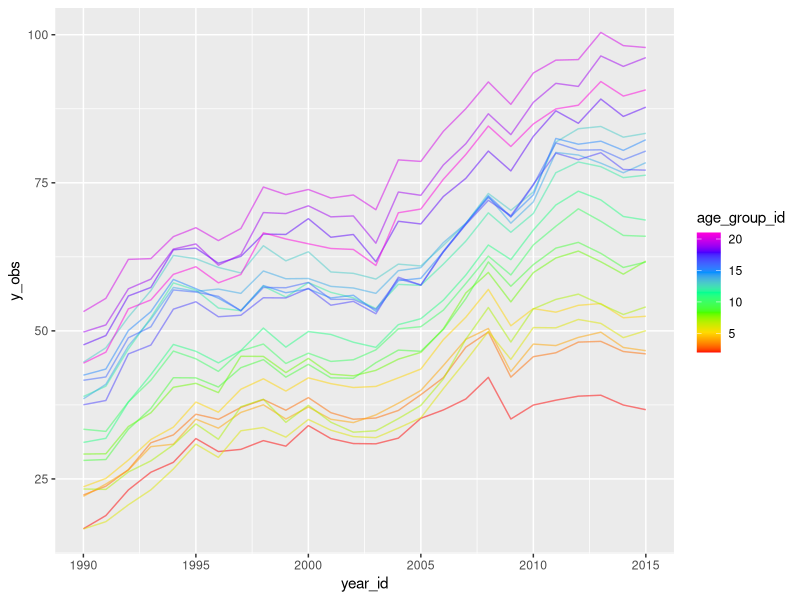
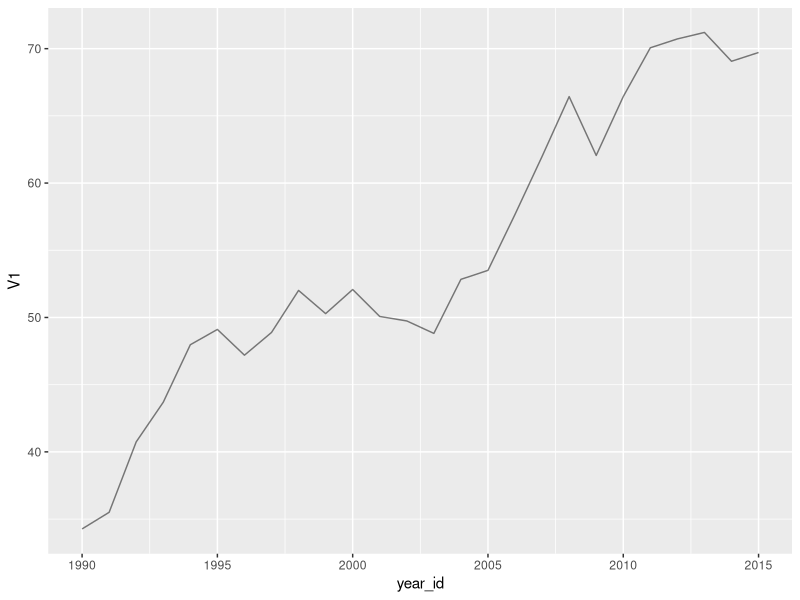
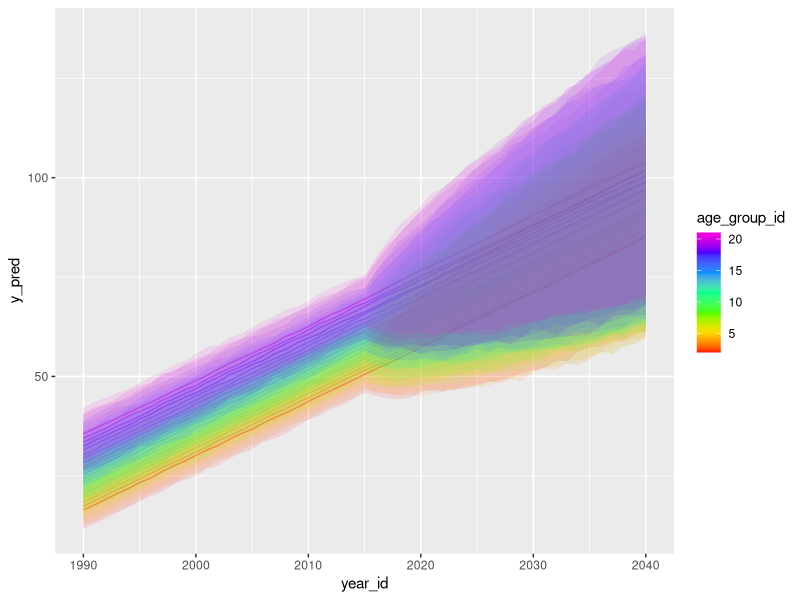
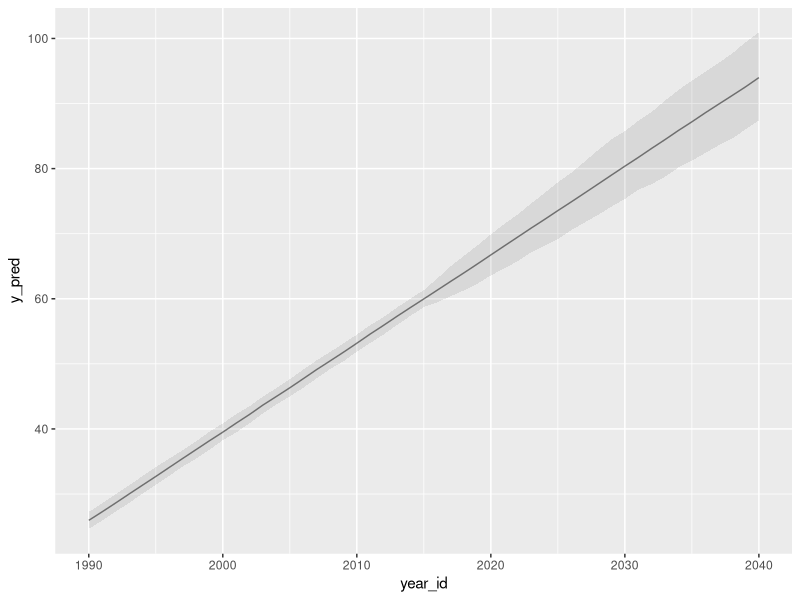
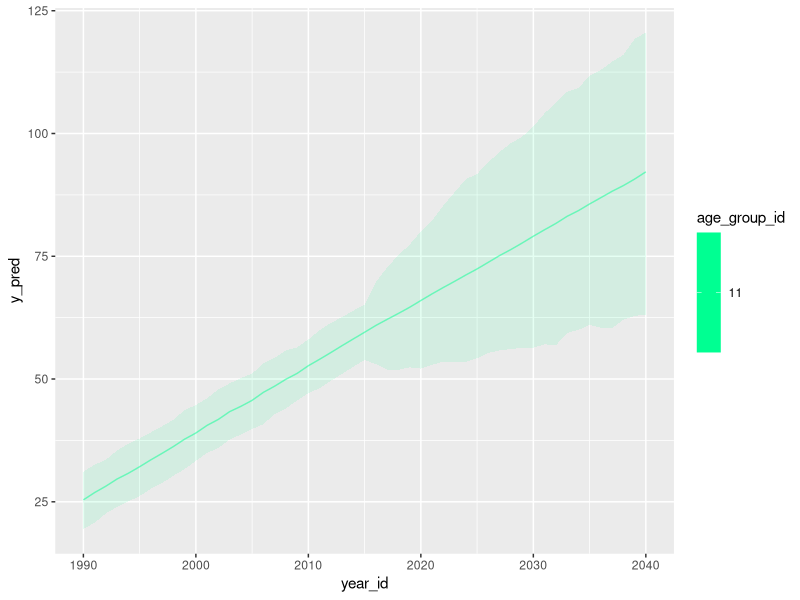
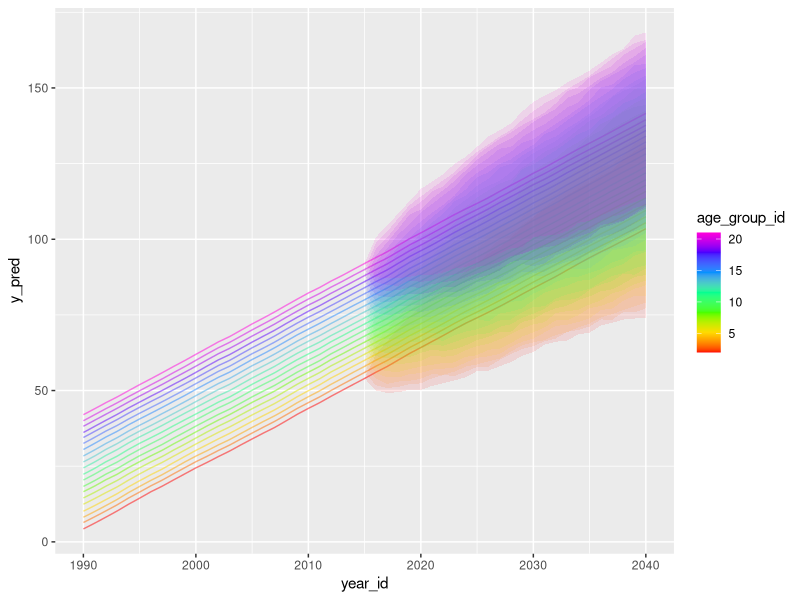
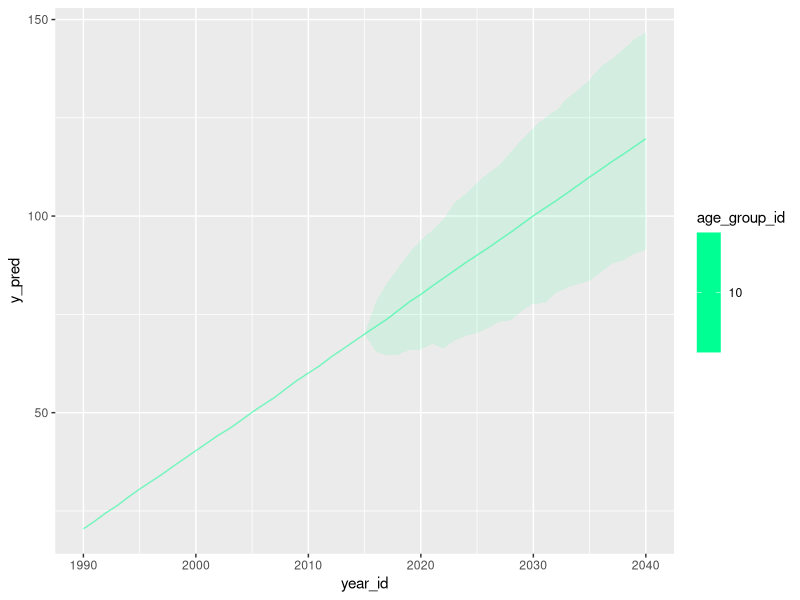
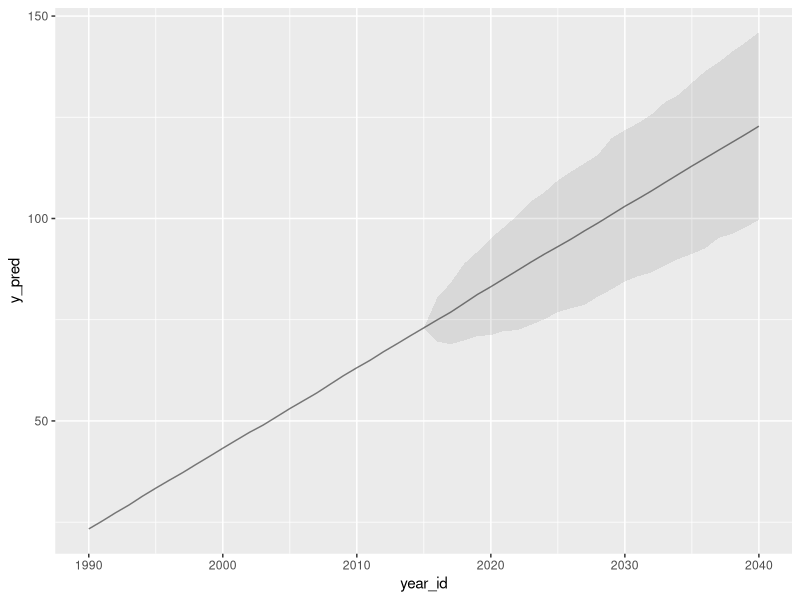

Write R code to recreate these figures, in order.
rm(list=ls())
library(mvtnorm)
library(ggplot2)
library(data.table)
library(dplyr)
set.seed(123)

Q_ar1 <- function(N, sigma, rho){
    Q <- matrix(0, nrow=N, ncol=N)
    Q[1,1] <- 1.
    for(i in 2:N){
        Q[i,i] <- 1 + rho**2
        Q[i-1,i] <- -1 * rho
        Q[i,i-1] <- -1 * rho
    }
    Q[N,N] <- 1.
    (1 / sigma**2) * Q
}

RW <- function(N, sigma, burn_in=1){
    time_series <- rnorm(N, mean=0, sd=sigma)
    for(i in (burn_in + 1):N){
        time_series[i] <- rnorm(1, mean=time_series[i-1], sd=sigma)
    }
    return(time_series)
}

RW_draws <- function(draws, N, sigma, burn_in=1){
    sapply(1:draws, function(x) RW(N, sigma, burn_in))
}

age_group_id <- 2:21 # age groups
time_points <- 1990:2015 # number of time points 
forecasting_time_points <- 1990:2040 # forcasted time series
train_years <- max(time_points)

rho_time <- .98 # correlation over age
rho_age <- .95 # correlation over
sigma_Q <- 1


Q_age <- Q_ar1(length(age_group_id), sigma_Q, rho_age) # precision matrix for age
dimnames(Q_age) <- list(age_group_id, age_group_id)
Q_time <- Q_ar1(length(time_points), sigma_Q, rho_time) # precision matrix for time
dimnames(Q_time) <- list(time_points, time_points)

Q <- kronecker(Q_age, Q_time, make.dimnames=TRUE) # joint precision matrix
df <- as.data.table(expand.grid(year_id=time_points, age_group_id=age_group_id))

B_time <- 2 # beta on time
B_age <- 2 # beta on age
B0 <- -1990 * 2 # intercept

# observe values which have correlated error
df$y_obs <- B0 + B_time * df$year_id + B_age * df$age_group_id + 
    c(rmvnorm(1, sigma=solve(Q)))

# plot age specific
ggplot(df, aes(year_id, y_obs, group=age_group_id, colour=age_group_id)) +
    geom_path(alpha = 0.5) + scale_color_gradientn(colors=rainbow(7))

# plot average across ages
ggplot(df[,mean(y_obs), by=year_id], aes(year_id, V1)) + geom_path(alpha=0.5)

# fit a model
lm1 <- lm(y_obs ~ year_id + age_group_id, data=df)
summary(lm1)

# lets forecast now with a RW on the residuals independent for each age
df$res <- lm1$res
df[, lag.res:=c(NA, res[-.N]), by=age_group_id]
df[, delta.res:=res - lag.res]

rw_df <- subset(df, year_id != 1990)[,list(sigma.rw=sd(delta.res)),
                                      by=age_group_id]

draws <- 1000
df_forecast <- as.data.table(expand.grid(year_id=forecasting_time_points, 
                                         age_group_id=age_group_id))

sim_draws <- do.call(rbind, lapply(rw_df$sigma.rw, function(x)
    RW_draws(draws, length(forecasting_time_points), x, length(time_points)))) + 
    df_forecast$year_id * lm1$coefficients[2] + lm1$coefficients[1] + 
    df_forecast$age_group_id + lm1$coefficients[3]

# how about this in data table???
new_cols <- paste0("draw", 1:draws)
for(k in 1:length(new_cols)){
    df_forecast[,(new_cols[k]):=sim_draws[,k],]
}

# how do I do this in data table?
df_forecast$y_pred <- apply(sim_draws, 1, mean)
df_forecast$y_lower <- apply(sim_draws, 1, quantile, .025)
df_forecast$y_upper <- apply(sim_draws, 1, quantile, .975)

df_forecast <- as.data.table(left_join(df_forecast, df))

# show past data here too
ggplot(df_forecast, aes(year_id, y_pred, group=age_group_id, 
                        colour=age_group_id, fill=age_group_id)) +
    geom_path(alpha = 0.5) +
    geom_ribbon(aes(ymin=y_lower, ymax=y_upper), alpha=0.1, linetype="blank") + 
    scale_color_gradientn(colors=rainbow(7)) +
    scale_fill_gradientn(colors=rainbow(7))
    
dff <- df_forecast[,lapply(.SD, mean), by=year_id]
dff$y_pred <- apply(dff[,new_cols, with=F], 1, mean)
dff$y_lower <- apply(dff[,new_cols, with=F], 1, quantile, .025)
dff$y_upper <- apply(dff[,new_cols, with=F], 1, quantile, .975)

ggplot(dff, aes(year_id, y_pred)) + geom_path(alpha = 0.5) +
    geom_ribbon(aes(ymin=y_lower, ymax=y_upper), alpha=0.1, linetype="blank")

ggplot(subset(df_forecast, age_group_id == 11), aes(year_id, y_pred, 
                                                    group=age_group_id, 
                                                    colour=age_group_id, 
                                                    fill=age_group_id)) +
    geom_path(alpha = 0.5) +
    geom_ribbon(aes(ymin=y_lower, ymax=y_upper), alpha=0.1, linetype="blank") + 
    scale_color_gradientn(colors=rainbow(7)) +
    scale_fill_gradientn(colors=rainbow(7))


Q_af <- Q_ar1(length(age_group_id), sigma_Q, rho_age) 
dimnames(Q_age) <- list(age_group_id, age_group_id)
Q_tf <- Q_ar1(length(forecasting_time_points), sigma_Q, rho_time) 
dimnames(Q_time) <- list(time_points, time_points)

Qf <- kronecker(Q_af, Q_tf, make.dimnames=TRUE) # joint precision matrix


# observe values which have correlated error
true_process <- B0 + B_time * df_forecast$year_id + 
    B_age * df_forecast$age_group_id + 
    t(rmvnorm(draws, sigma=solve(Qf)))

df_true <- as.data.table(expand.grid(year_id=forecasting_time_points, 
                                     age_group_id=age_group_id))

for(k in 1:length(new_cols)){
    df_true[,(new_cols[k]):=true_process[,k],]
}

df_true$ref <- B0 + B_time * df_forecast$year_id + 
    B_age * df_forecast$age_group_id

df_adj <- subset(df_true, year_id == 2015)
for(k in 1:length(new_cols)){
    df_adj[,(new_cols[k]):=df_adj[[new_cols[k]]] - df_adj[["ref"]],]
}

df_adj$year_id <- NULL
df_adj$ref <- NULL
df_true_merged <- as.data.table(left_join(df_true, df_adj, by="age_group_id"))

for(k in 1:length(new_cols)){
    df_true_merged[,(new_cols[k]):=df_true_merged[[paste0(new_cols[k], ".x")]] - df_true_merged[[paste0(new_cols[k], ".y")]],]
}

# how do I do this in data table?
df_true_merged$y_pred <- apply(df_true_merged[,new_cols,with=F], 1, mean)
df_true_merged$y_lower <- apply(df_true_merged[,new_cols,with=F], 1, quantile, .025)
df_true_merged$y_upper <- apply(df_true_merged[,new_cols,with=F], 1, quantile, .975)
df_true_merged[year_id < 2015, y_lower:=y_pred,]
df_true_merged[year_id < 2015, y_upper:=y_pred,]

ggplot(df_true_merged, aes(year_id, y_pred, group=age_group_id, 
                        colour=age_group_id, fill=age_group_id)) +
    geom_path(alpha = 0.5) +
    geom_ribbon(aes(ymin=y_lower, ymax=y_upper), alpha=0.1, linetype="blank") + 
    scale_color_gradientn(colors=rainbow(7)) +
    scale_fill_gradientn(colors=rainbow(7))

ggplot(subset(df_true_merged, age_group_id==10), aes(year_id, y_pred, group=age_group_id, 
                    colour=age_group_id, fill=age_group_id)) +
    geom_path(alpha = 0.5) +
    geom_ribbon(aes(ymin=y_lower, ymax=y_upper), alpha=0.1, linetype="blank") + 
    scale_color_gradientn(colors=rainbow(7)) +
    scale_fill_gradientn(colors=rainbow(7))

dfft <- df_true_merged[,lapply(.SD, mean), by=year_id]
dfft$y_pred <- apply(dfft[,new_cols, with=F], 1, mean)
dfft$y_lower <- apply(dfft[,new_cols, with=F], 1, quantile, .025)
dfft$y_upper <- apply(dfft[,new_cols, with=F], 1, quantile, .975)
dfft[year_id < 2015, y_lower:=y_pred,]
dfft[year_id < 2015, y_upper:=y_pred,]

ggplot(dfft, aes(year_id, y_pred)) + geom_path(alpha = 0.5) +
    geom_ribbon(aes(ymin=y_lower, ymax=y_upper), alpha=0.1, linetype="blank")
